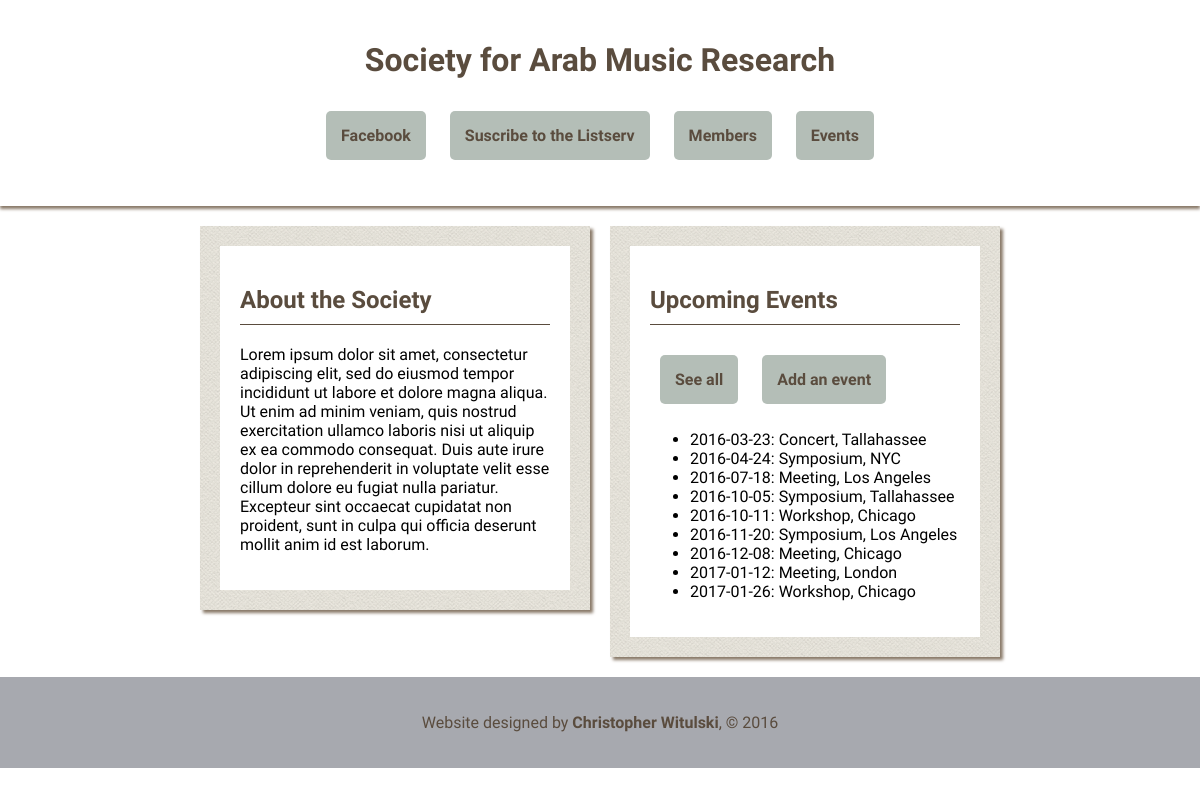
/home/, run on the app's committed database.
### samr_db_setup.py (models this page shows)
class Event(Base):
	__tablename__ = 'event'
	title = Column(String(80), nullable = False)
	location = Column(String(250), nullable = False)
	description = Column(String(250), nullable = True)
	start_date = Column(String(10), nullable = False)
	id = Column(Integer, primary_key = True)
	host_id = Column(Integer, ForeignKey('bio.id'))
	host = relationship(Bio)

### samr.py (the view)
@app.route('/')
@app.route('/home/')
def home():
	today = datetime.date.today()
	events = session.query(Event).filter(Event.start_date > today).order_by(Event.start_date)
	projects = session.query(Project).order_by(Project.title)
	return render_template('home.html', events = events, projects = projects)

### templates/home.html (shortened to what this page needs)
<html>
<head>
	<link rel=stylesheet type=text/css href="{{ url_for('static', filename = 'styles.css') }}">
</head>
<body>
<div id = "header">
	<h1>Society for Arab Music Research</h1>
	<p class = "menu">
		<span class="menu-item"><a class='button' href= "https://www.facebook.com/groups/378262162265234" target = "_blank">Facebook</a></span>
		<span class="menu-item"><a class='button' href="http://www.mailman.srv.ualberta.ca/mailman/listinfo/samr-list" target="_blank">Suscribe to the Listserv</a></span>
		<span class="menu-item"><a class='button' href="{{ url_for( 'bios' ) }}">Members</a></span>
		<span class="menu-item"><a class='button' href="{{ url_for( 'events' ) }}">Events</a></span>
	</p>
</div>
<div id = "wrapper">
	<div class = 'outer left'>
		<div class = 'inner'>
			<h2>About the Society</h2>
			<p>Lorem ipsum dolor sit amet, consectetur adipiscing elit, sed do eiusmod tempor incididunt ut labore et dolore magna aliqua. Ut enim ad minim veniam, quis nostrud exercitation ullamco laboris nisi ut aliquip ex ea commodo consequat. Duis aute irure dolor in reprehenderit in voluptate velit esse cillum dolore eu fugiat nulla pariatur. Excepteur sint occaecat cupidatat non proident, sunt in culpa qui officia deserunt mollit anim id est laborum.</p>
		</div>
	</div>
	<div class = 'outer right'>
		<div class = 'inner'>
			<h2>Upcoming Events</h2>
			<a href= "{{ url_for( 'events' ) }}" class = 'button'>See all</a>
			<a href= "{{ url_for( 'addEvent' ) }}" class = 'button'>Add an event</a>
			<ul>
				{% for e in events %}
				<li>{{ e.start_date }}: {{ e.title }}, {{ e.location }}</li>
				{% endfor %}
			</ul>
		</div>
	</div>
</div>
<div id = "footer">
	<p>Website designed by <a target='_blank' href="http://witulski.wordpress.com">Christopher Witulski</a>, &copy; 2016</p>
</div>
</body>

### static/styles.css (style rules this page uses)
@media screen and (min-width: 801px) { #wrapper { width: 800px; } }
@media screen and (min-width: 801px) { .outer { width: calc((100% - 100px) / 2); margin-top: 20px; margin-bottom: 20px; } }
@media screen and (min-width: 801px) { .left { float: left; } }
@media screen and (min-width: 801px) { .right { float: right; } }
body { font-family: 'Old Standard TT', serif; margin: 0px 0px; background-image: url('/static/bg.jpg'); background-size: cover; background-attachment: fixed; }
h1 { font-family: 'Dancing Script', cursive; font-weight: 700; color: #5a4c3e; }
h2 { color: #5a4c3e; font-family: 'Dancing Script', cursive; font-weight: 700; display: block; padding-bottom: 10px; border-bottom: 1px solid #5a4c3e; }
a { text-decoration: none; font-weight: 700; color: #5a4c3e; }
#header { text-align: center; padding-top: 20px; padding-bottom: 20px; background: white; margin: 0; box-shadow: 0px 3px 3px #897968; }
#footer { text-align: center; padding-top: 20px; padding-bottom: 20px; background: #a7a9af; color: #5a4c3e; margin-bottom: 0; clear: both; }
.menu-item { list-style: none; display: inline-block; border-radius: 5px; }
.button { display: inline-block; padding: 15px; background-color: #b4beb7; border-radius: 5px; margin: 10px; }
#wrapper { margin: auto; }
.outer { display: inline-block; padding: 20px; background-image: url('/static/paper.png'); box-shadow: 3px 3px 3px #897968; }
.inner { background-color: white; margin: 0px; padding: 20px; }

### data on the page
Event: start_date "2016-03-23", title "Concert", location "Tallahassee"
Event: start_date "2016-04-24", title "Symposium", location "NYC"
Event: start_date "2016-07-18", title "Meeting", location "Los Angeles"
Event: start_date "2016-10-05", title "Symposium", location "Tallahassee"
Event: start_date "2016-10-11", title "Workshop", location "Chicago"
Event: start_date "2016-11-20", title "Symposium", location "Los Angeles"
Event: start_date "2016-12-08", title "Meeting", location "Chicago"
Event: start_date "2017-01-12", title "Meeting", location "London"
Event: start_date "2017-01-26", title "Workshop", location "Chicago"
